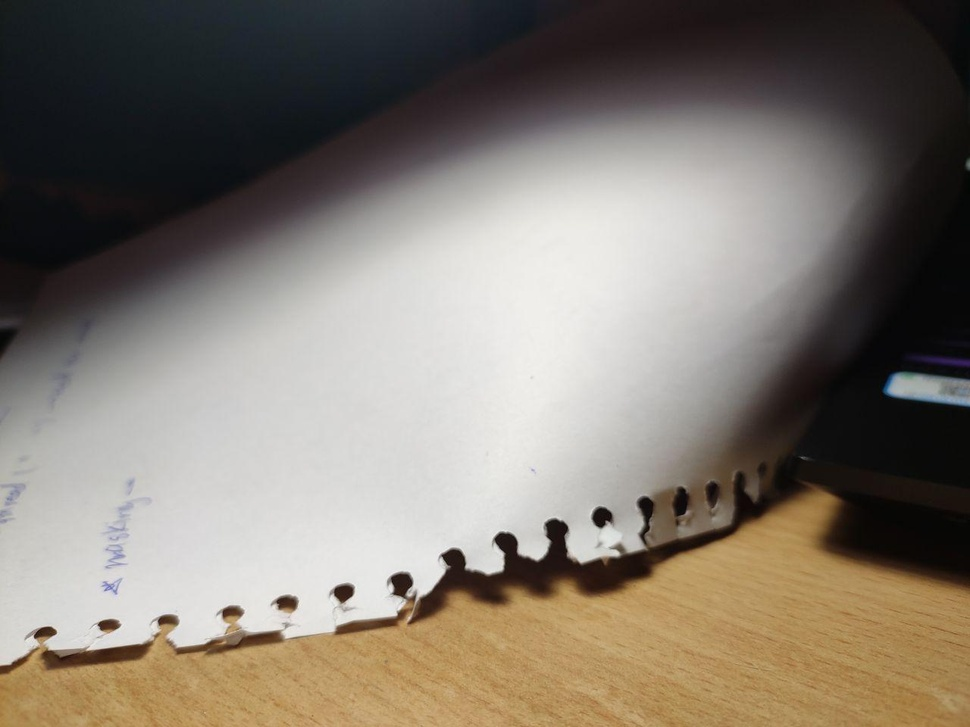
#> input picture back.jpg, 970 x 727 px, shrunk from 1280 x 960 before the run
$ python 'basic trials.py'
#> lines starting #> are read from the running program, lines starting #| are printed output that depends on the picture; after the words box and inside, x2 and y2 are one past the last pixel; in counts of white or black regions, pixels touching at a corner belong together
import cv2

# bkg = cv2.imread("background.png")
# frg = cv2.imread("foreground.png")

bkg = cv2.imread("back.jpg")
#> bkg is the input picture: shape (727, 970, 3); mean B, G, R 112.5, 122.4, 130.3
frg = cv2.imread("fore.jpg")
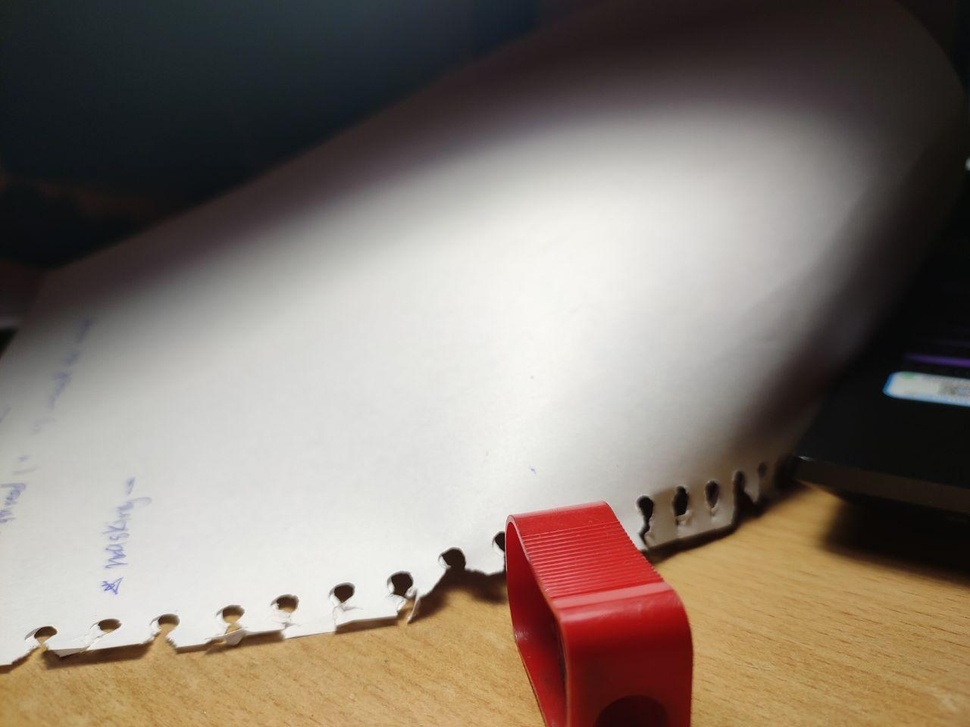
#> input picture fore.jpg, 970 x 727 px, shrunk from 1280 x 960 before the run
#> frg is the input picture: shape (727, 970, 3); mean B, G, R 113.3, 122.6, 134.3

bkggray = cv2.cvtColor(bkg, cv2.COLOR_BGR2GRAY)
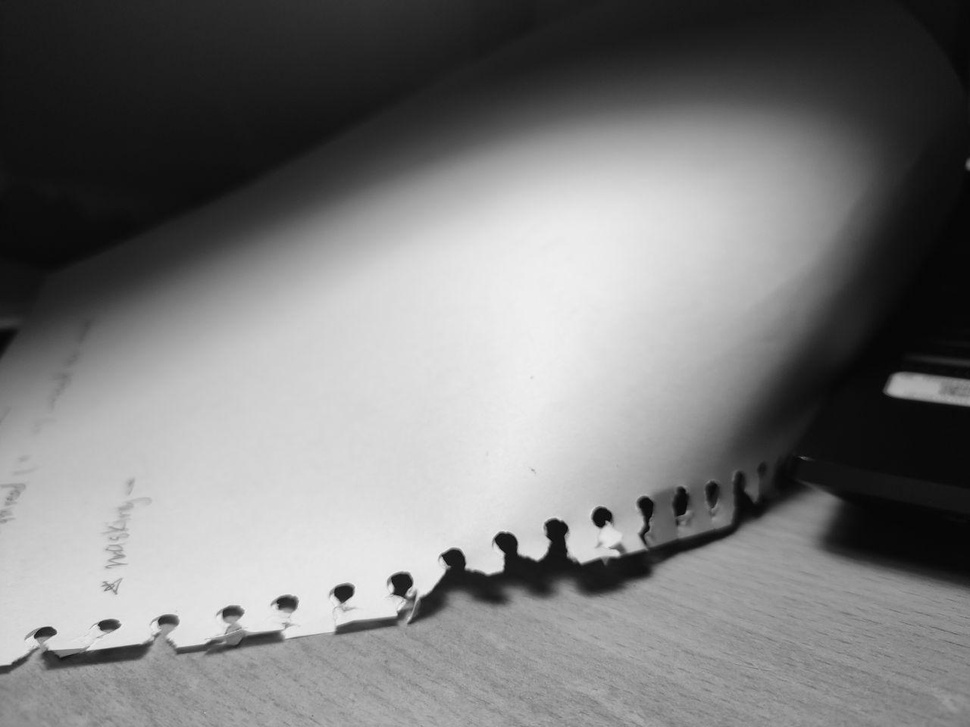
#> bkggray: shape (727, 970); min 4, max 244, mean 123.7
ret, thresh = cv2.threshold(bkggray, 127, 255, 4)
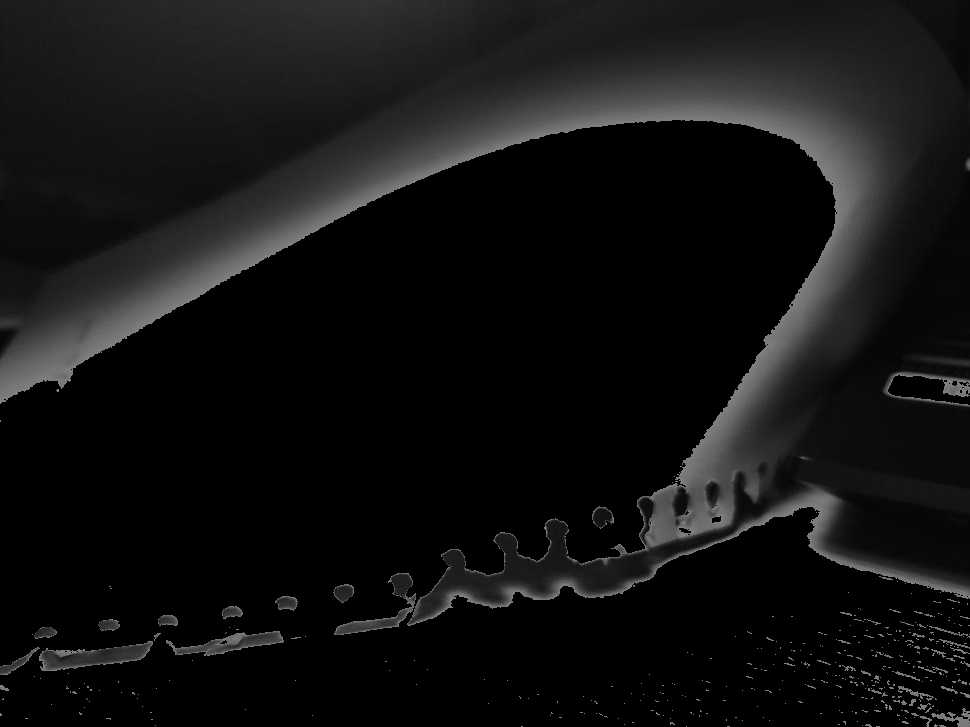
#> thresh: shape (727, 970); min 0, max 127, mean 18.1
bkgcontours, _ = cv2.findContours(thresh, cv2.RETR_LIST, cv2.CHAIN_APPROX_SIMPLE)
#> bkgcontours = 422 contours, 396 with area under 20; largest, box (x1, y1, x2, y2) and area: (0, 0, 970, 626) 295402, (39, 641, 153, 671) 1731, (166, 631, 284, 656) 1196, (334, 573, 416, 635) 1134, (592, 506, 614, 529) 306

frggray = cv2.cvtColor(frg, cv2.COLOR_BGR2GRAY)
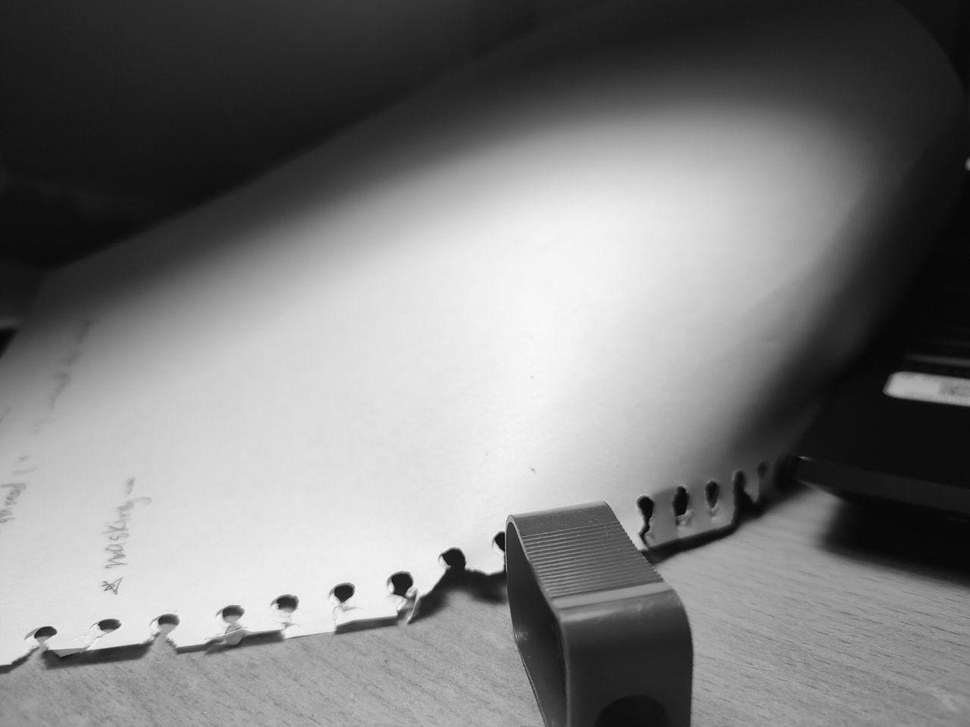
#> frggray: shape (727, 970); min 3, max 249, mean 125.1
ret, thresh = cv2.threshold(frggray, 127, 255, 4)
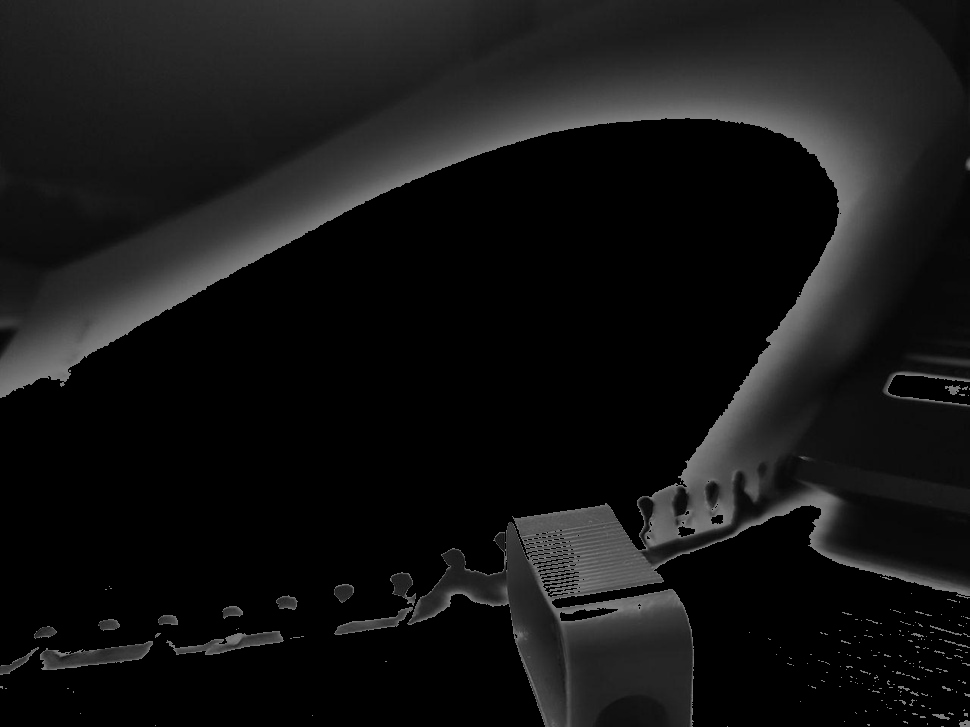
#> thresh: shape (727, 970); min 0, max 127, mean 20.8
frgcontours, _ = cv2.findContours(thresh, cv2.RETR_LIST, cv2.CHAIN_APPROX_SIMPLE)
#> frgcontours = 321 contours, 290 with area under 20; largest, box (x1, y1, x2, y2) and area: (0, 0, 970, 727) 317156, (40, 641, 153, 670) 1611, (166, 631, 284, 655) 1102, (334, 607, 413, 635) 668, (559, 607, 619, 622) 455

img2 = cv2.drawContours(frg, frgcontours, -1, (0,255,0), 3)
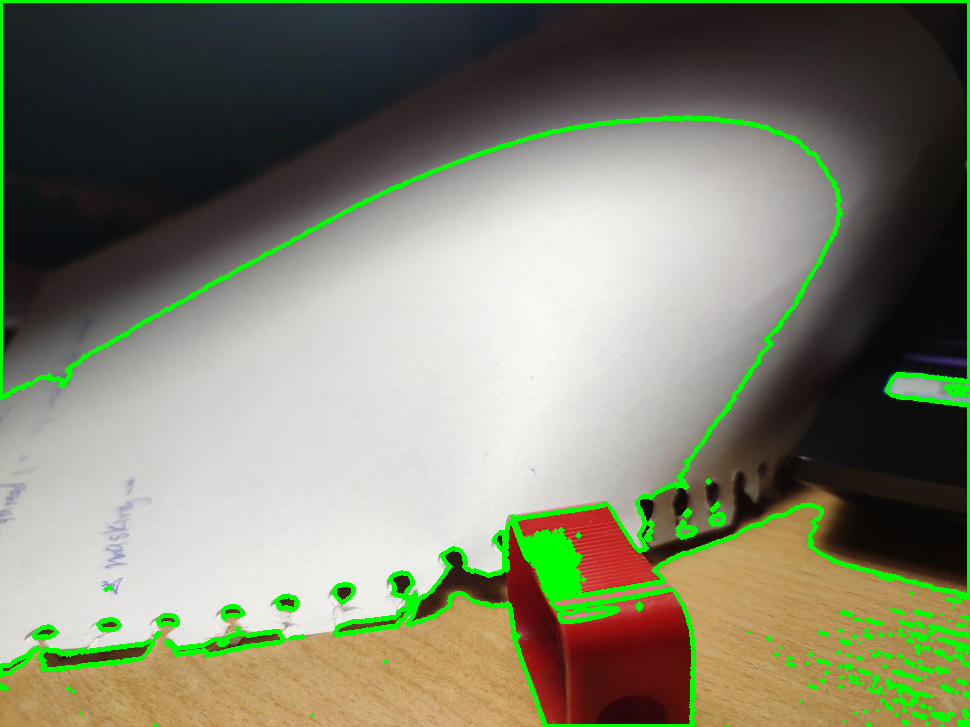
#> img2: shape (727, 970, 3); mean B, G, R 109.2, 130.8, 127.5
cv2.imshow("Show", img2)


cv2.waitKey()
cv2.destroyAllWindows()
